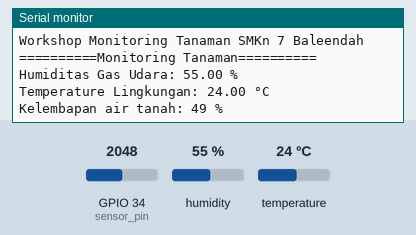
The sketch below on a simulated ESP32. On the bench: the last lines printed to the serial monitor. The test bench sets the inputs (shaded band); at power-on: humidity 55 %, GPIO 34 (sensor_pin) = 2048, temperature 24 °C.

Above: at 3.2 s.
3.3 s: humidity set to 22 %
At 5.5 s:
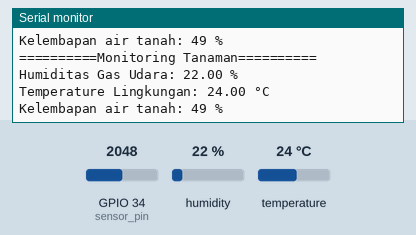
6.0 s: GPIO 34 (sensor_pin) set to 2866
At 6.9 s:
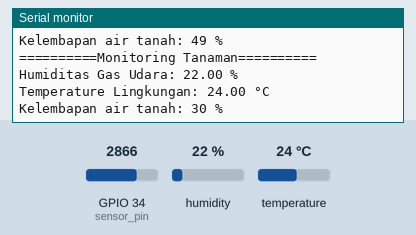
8.7 s: temperature set to 12 °C
At 10.9 s:
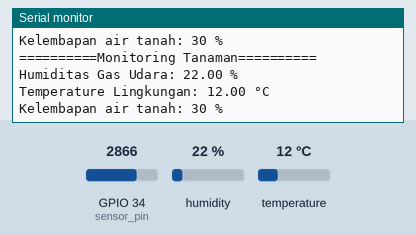
11.4 s: GPIO 34 (sensor_pin) set to 3603
At 13.5 s:
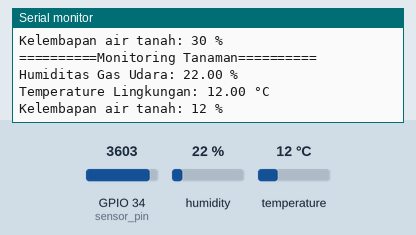
14.1 s: humidity set to 40 %
At 14.9 s:
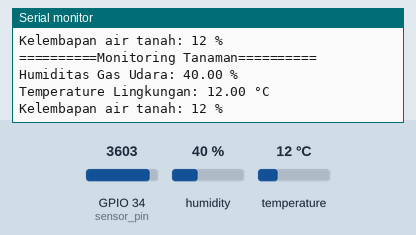
Timing chart, 0 to 17.1 s (numbered marks = the images above; inputs shaded):
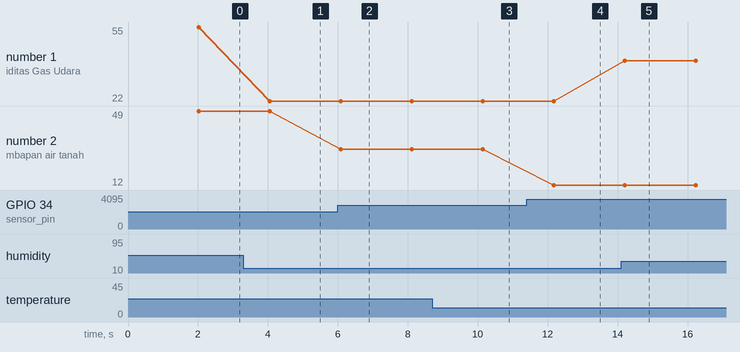

The sketch:

SensorKelembapanTemperatur.ino
```cpp
#include "DHT.h"
#define DHTPIN 4
#define DHTTYPE DHT11
DHT dht(DHTPIN, DHTTYPE);
int M,sensor_analog;
const int sensor_pin = 34;

void setup() {
  delay(2000);
  Serial.print("Workshop Monitoring Tanaman SMKn 7 Baleendah\n");
  dht.begin();
}

void loop() {
  sensor_analog = analogRead(sensor_pin);
  M =(100-((sensor_analog/4095.00)* 100));
  float t = dht.readTemperature();
  float h = dht.readHumidity();
  if(isnan(h) || isnan(t) || isnan(M)) {
    Serial.println("Sensor Tidak Terbaca!");
    return;
  }
  Serial.print("==========Monitoring Tanaman==========\n");
  Serial.print("Humiditas Gas Udara: ");
  Serial.print(h);
  Serial.println(" %");
  Serial.print("Temperature Lingkungan: ");
  Serial.print(t);
  Serial.println(" °C");
  Serial.print("Kelembapan air tanah: ");
  Serial.print(M);
  Serial.println(" %");
  delay(2000);
}
```

Measured:
- after the input at 3.3 s, the serial monitor: prints a new line after 0.75 s (image 1)
- after the input at 6.0 s, the serial monitor: prints a new line after 0.09 s (image 2)
- after the input at 8.7 s, the serial monitor: prints a new line after 1.4 s (image 3)
- after the input at 11.4 s, the serial monitor: prints a new line after 0.77 s (image 4)
- after the input at 14.1 s, the serial monitor: prints a new line after 0.10 s (image 5)
- plotted number 1: 55 → 22 after the input at 3.3 s, 22 → 40 after the input at 14.1 s
- plotted number 2: 49 → 30 after the input at 6.0 s
